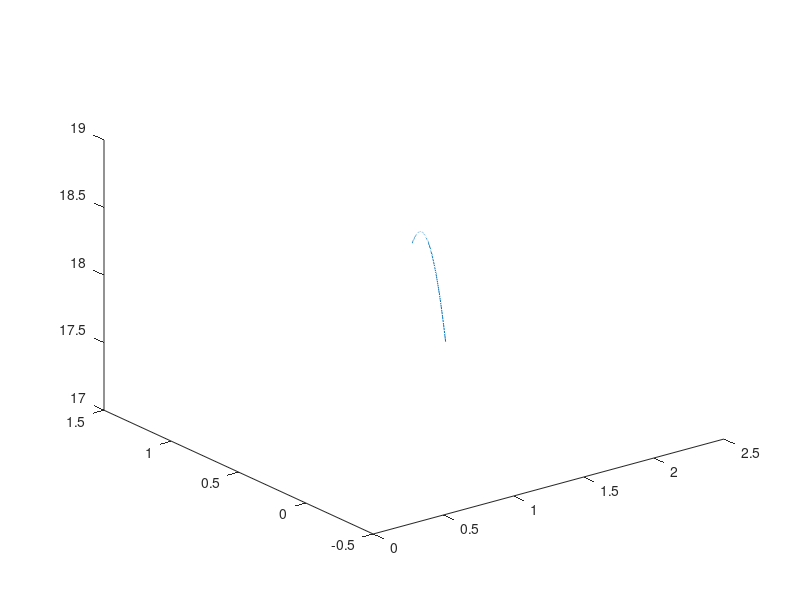

Recreate this plot in MATLAB. (Note: this script raises an error after producing the figure.)
clear;
clc
close all;
%% Definição de constantes e coeficientes 

amostras=100;
t = linspace(-1, 1, amostras);


%elevaçao
randomz=0.05*randn(1,amostras);
%distancia
randomx=0.005*randn(1,amostras);
%azimute
randomy=0.0009*randn(1,amostras);

random_other=randn(1,amostras);

%ponto de origem do inimigo
x0=random_other(3);
y0=random_other(4);
z0=abs(5*random_other(5));

a=-1*abs(random_other(1));
b=10*abs(random_other(2));

azimute=pi*random_other(6);
%% Gerando trajetorias parabolicas com implementação de ruido de distribuiçao normal (1,0)

x=t.*cos(azimute)+x0;
y=t.*sin(azimute)+y0;

% for n=1:1:amostras
%     x1(n)=x(n)+randomx(n);
% 
% end
% 
% for n=1:1:amostras
%     y1(n)=y(n)+randomy(n);
% 
% end

z = a*(x.^2+y.^2)+b+z0;


distancia_medida=sqrt(z.^2+x.^2+y.^2);

azimute_medido=atan2(y, x);

phi_medido=atan2(sqrt(x.^2 + y.^2), z)

%subplot(2,1,1)
plot3(x, y, z)

out1 = [x; y; z];
writematrix(out1, 'LabVIEW\Main Folder\adpteste.csv');

grid on
xlabel('x')
ylabel('y')
zlabel('z')

% for n=1:1:amostras
% 
%     z1(n)=z(n)+randomz(n);
% 
% end
%% Plotando os gráficos

 
% plot3(x1,y1,z1);
% axis equal
% xlabel('x(t)')
% ylabel('y(t)')
% zlabel('z(t)')





%% COlocando ruido
%[Xi,Yi]=meshgrid(t,t);
%Zi=griddata(x1,y1,z1,Xi,Yi);
%mesh(Xi,Yi,Zi);
%plot3(x1,y1,Zi,'*');



%distancia
for n=1:1:amostras
    distancia_medida1(n)=distancia_medida(n)+randomx(n);
 
end

%azimute 
for n=1:1:amostras
   azimute_medido1(n)=azimute_medido(n)+randomy(n);
 
end

%elevaçao
for n=1:1:amostras
    phi_medido1(n)=phi_medido(n)+randomz(n);
 
end

 zfinal=phi_medido1.*distancia_medida1;

%%

out = [distancia_medida1; azimute_medido1; phi_medido1];
writematrix(out, 'LabVIEW\Main Folder\adp.csv');

%subplot(2,1,2)
%plot3(distancia_medida,azimute_medido1,phi_medido1);


% [xfinal,yfinal,zfinal] = pol2cart(azimute_medido1,phi_medido1,zfinal);
% subplot(2,1,2)
% plot3(xfinal,yfinal,zfinal);
% 
% grid on
% xlabel('xfinal')
% ylabel('yfinal')
% zlabel('zfinal')
